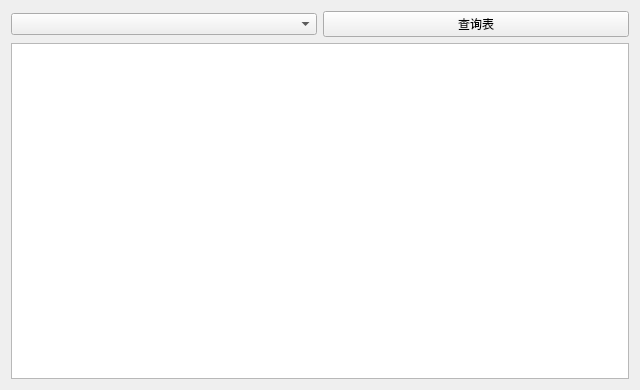
<?xml version="1.0" encoding="UTF-8"?>
<ui version="4.0">
 <class>Step3</class>
 <widget class="QWidget" name="Step3">
  <property name="geometry">
   <rect>
    <x>0</x>
    <y>0</y>
    <width>640</width>
    <height>390</height>
   </rect>
  </property>
  <property name="windowTitle">
   <string>Form</string>
  </property>
  <layout class="QVBoxLayout" name="verticalLayout">
   <item>
    <layout class="QHBoxLayout" name="horizontalLayout">
     <item>
      <widget class="QComboBox" name="comboBox"/>
     </item>
     <item>
      <widget class="QPushButton" name="pushButton">
       <property name="text">
        <string>查询表</string>
       </property>
      </widget>
     </item>
    </layout>
   </item>
   <item>
    <widget class="QTableView" name="tableView"/>
   </item>
  </layout>
 </widget>
 <resources/>
 <connections/>
</ui>
